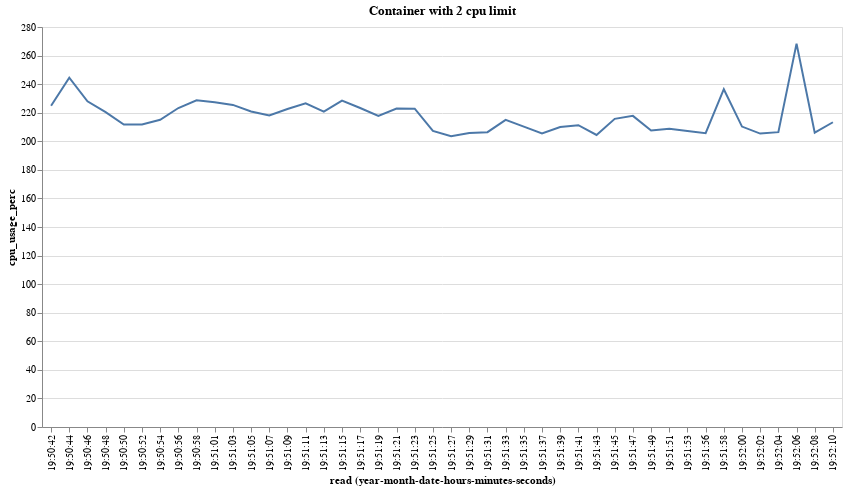

Source (notebook cell):
### Code cell
cmd = "docker run --name stress_app --cpus 2 --rm progrium/stress -c 8 -t 90s".split(" ")
run_stress = subprocess.Popen(cmd, stdout=subprocess.PIPE)

session = requests_unixsocket.Session()
data = []

while run_stress.poll() != 0:
    r = session.get('http+unix://%2Fvar%2Frun%2Fdocker.sock/containers/stress_app/stats?stream=false')
    if r.status_code == 200:
        try:
            data.append(r.json())
        except:
            pass

data = [_ for _ in data if _["read"] != "0001-01-01T00:00:00Z"]
generate_chart((data, 2))

### Figure 1 — Vega-Lite specification as saved in the notebook (floating-point values rounded to 4 significant figures)
{"$schema": "https://vega.github.io/schema/vega-lite/v4.17.0.json", "config": {"view": {"continuousHeight": 300, "continuousWidth": 400}}, "data": {"name": "data-e91d74dac7d44bdafd421c08d077b20d"}, "datasets": {"data-e91d74dac7d44bdafd421c08d077b20d": [{"cpu_delta": 2006705000, "cpu_stats.cpu_usage.total_usage": 2663731000, "cpu_stats.online_cpus": 4, "cpu_stats.system_cpu_usage": 4037651820000000, "cpu_usage_perc": 224.8, "precpu_stats.cpu_usage.total_usage": 657026000, "precpu_stats.system_cpu_usage": 4037648250000000, "read": "2022-11-08T19:50:42.586864301", "system_cpu_delta": 3570000000}, {"cpu_delta": 2163799000, "cpu_stats.cpu_usage.total_usage": 7009001000, "cpu_stats.online_cpus": 4, "cpu_stats.system_cpu_usage": 4037659010000000, "cpu_usage_perc": 244.5, "precpu_stats.cpu_usage.total_usage": 4845202000, "precpu_stats.system_cpu_usage": 4037655470000000, "read": "2022-11-08T19:50:44.695761806", "system_cpu_delta": 3540000000}, {"cpu_delta": 2046383000, "cpu_stats.cpu_usage.total_usage": 11123243000, "cpu_stats.online_cpus": 4, "cpu_stats.system_cpu_usage": 4037666690000000, "cpu_usage_perc": 228.0, "precpu_stats.cpu_usage.total_usage": 9076860000, "precpu_stats.system_cpu_usage": 4037663100000000, "read": "2022-11-08T19:50:46.774656296", "system_cpu_delta": 3590000000}, {"cpu_delta": 2027924000, "cpu_stats.cpu_usage.total_usage": 15173203000, "cpu_stats.online_cpus": 4, "cpu_stats.system_cpu_usage": 4037674140000000, "cpu_usage_perc": 220.4, "precpu_stats.cpu_usage.total_usage": 13145279000, "precpu_stats.system_cpu_usage": 4037670460000000, "read": "2022-11-08T19:50:48.787078989", "system_cpu_delta": 3680000000}, {"cpu_delta": 2006355000, "cpu_stats.cpu_usage.total_usage": 19217274000, "cpu_stats.online_cpus": 4, "cpu_stats.system_cpu_usage": 4037681780000000, "cpu_usage_perc": 211.8, "precpu_stats.cpu_usage.total_usage": 17210919000, "precpu_stats.system_cpu_usage": 4037677990000000, "read": "2022-11-08T19:50:50.815805171", "system_cpu_delta": 3790000000}, {"cpu_delta": 2001276000, "cpu_stats.cpu_usage.total_usage": 23217768000, "cpu_stats.online_cpus": 4, "cpu_stats.system_cpu_usage": 4037689380000000, "cpu_usage_perc": 211.8, "precpu_stats.cpu_usage.total_usage": 21216492000, "precpu_stats.system_cpu_usage": 4037685600000000, "read": "2022-11-08T19:50:52.831614515", "system_cpu_delta": 3780000000}, {"cpu_delta": 2054057000, "cpu_stats.cpu_usage.total_usage": 27288275000, "cpu_stats.online_cpus": 4, "cpu_stats.system_cpu_usage": 4037696950000000, "cpu_usage_perc": 215.1, "precpu_stats.cpu_usage.total_usage": 25234218000, "precpu_stats.system_cpu_usage": 4037693130000000, "read": "2022-11-08T19:50:54.872441218", "system_cpu_delta": 3820000000}, {"cpu_delta": 2076596000, "cpu_stats.cpu_usage.total_usage": 31416994000, "cpu_stats.online_cpus": 4, "cpu_stats.system_cpu_usage": 4037704340000000, "cpu_usage_perc": 223.3, "precpu_stats.cpu_usage.total_usage": 29340398000, "precpu_stats.system_cpu_usage": 4037700620000000, "read": "2022-11-08T19:50:56.912039629", "system_cpu_delta": 3720000000}, {"cpu_delta": 2040598000, "cpu_stats.cpu_usage.total_usage": 35571967000, "cpu_stats.online_cpus": 4, "cpu_stats.system_cpu_usage": 4037711710000000, "cpu_usage_perc": 228.6, "precpu_stats.cpu_usage.total_usage": 33531369000, "precpu_stats.system_cpu_usage": 4037708140000000, "read": "2022-11-08T19:50:58.985739380", "system_cpu_delta": 3570000000}, {"cpu_delta": 2051396000, "cpu_stats.cpu_usage.total_usage": 39617051000, "cpu_stats.online_cpus": 4, "cpu_stats.system_cpu_usage": 4037718850000000, "cpu_usage_perc": 227.3, "precpu_stats.cpu_usage.total_usage": 37565655000, "precpu_stats.system_cpu_usage": 4037715240000000, "read": "2022-11-08T19:51:01.011192100", "system_cpu_delta": 3610000000}, {"cpu_delta": 2001113000, "cpu_stats.cpu_usage.total_usage": 43618505000, "cpu_stats.online_cpus": 4, "cpu_stats.system_cpu_usage": 4037726010000000, "cpu_usage_perc": 225.5, "precpu_stats.cpu_usage.total_usage": 41617392000, "precpu_stats.system_cpu_usage": 4037722460000000, "read": "2022-11-08T19:51:03.028785713", "system_cpu_delta": 3550000000}, {"cpu_delta": 2081578000, "cpu_stats.cpu_usage.total_usage": 47699011000, "cpu_stats.online_cpus": 4, "cpu_stats.system_cpu_usage": 4037733480000000, "cpu_usage_perc": 220.9, "precpu_stats.cpu_usage.total_usage": 45617433000, "precpu_stats.system_cpu_usage": 4037729710000000, "read": "2022-11-08T19:51:05.070739963", "system_cpu_delta": 3770000000}, {"cpu_delta": 1989402000, "cpu_stats.cpu_usage.total_usage": 51729847000, "cpu_stats.online_cpus": 4, "cpu_stats.system_cpu_usage": 4037740890000000, "cpu_usage_perc": 218.0, "precpu_stats.cpu_usage.total_usage": 49740445000, "precpu_stats.system_cpu_usage": 4037737240000000, "read": "2022-11-08T19:51:07.089119496", "system_cpu_delta": 3650000000}, {"cpu_delta": 2048298000, "cpu_stats.cpu_usage.total_usage": 55864275000, "cpu_stats.online_cpus": 4, "cpu_stats.system_cpu_usage": 4037748260000000, "cpu_usage_perc": 222.6, "precpu_stats.cpu_usage.total_usage": 53815977000, "precpu_stats.system_cpu_usage": 4037744580000000, "read": "2022-11-08T19:51:09.160227567", "system_cpu_delta": 3680000000}, {"cpu_delta": 2033171000, "cpu_stats.cpu_usage.total_usage": 60021370000, "cpu_stats.online_cpus": 4, "cpu_stats.system_cpu_usage": 4037755580000000, "cpu_usage_perc": 226.5, "precpu_stats.cpu_usage.total_usage": 57988199000, "precpu_stats.system_cpu_usage": 4037751990000000, "read": "2022-11-08T19:51:11.202665692", "system_cpu_delta": 3590000000}, {"cpu_delta": 1997554000, "cpu_stats.cpu_usage.total_usage": 64017013000, "cpu_stats.online_cpus": 4, "cpu_stats.system_cpu_usage": 4037762700000000, "cpu_usage_perc": 220.7, "precpu_stats.cpu_usage.total_usage": 62019459000, "precpu_stats.system_cpu_usage": 4037759080000000, "read": "2022-11-08T19:51:13.205582970", "system_cpu_delta": 3620000000}, {"cpu_delta": 2039097000, "cpu_stats.cpu_usage.total_usage": 68058610000, "cpu_stats.online_cpus": 4, "cpu_stats.system_cpu_usage": 4037769830000000, "cpu_usage_perc": 228.5, "precpu_stats.cpu_usage.total_usage": 66019513000, "precpu_stats.system_cpu_usage": 4037766260000000, "read": "2022-11-08T19:51:15.234963573", "system_cpu_delta": 3570000000}, {"cpu_delta": 2059658000, "cpu_stats.cpu_usage.total_usage": 72160831000, "cpu_stats.online_cpus": 4, "cpu_stats.system_cpu_usage": 4037777150000000, "cpu_usage_perc": 223.3, "precpu_stats.cpu_usage.total_usage": 70101173000, "precpu_stats.system_cpu_usage": 4037773460000000, "read": "2022-11-08T19:51:17.265628883", "system_cpu_delta": 3690000000}, {"cpu_delta": 1943283000, "cpu_stats.cpu_usage.total_usage": 76124829000, "cpu_stats.online_cpus": 4, "cpu_stats.system_cpu_usage": 4037784320000000, "cpu_usage_perc": 217.7, "precpu_stats.cpu_usage.total_usage": 74181546000, "precpu_stats.system_cpu_usage": 4037780750000000, "read": "2022-11-08T19:51:19.278742363", "system_cpu_delta": 3570000000}, {"cpu_delta": 2167831000, "cpu_stats.cpu_usage.total_usage": 80385871000, "cpu_stats.online_cpus": 4, "cpu_stats.system_cpu_usage": 4037791790000000, "cpu_usage_perc": 222.9, "precpu_stats.cpu_usage.total_usage": 78218040000, "precpu_stats.system_cpu_usage": 4037787900000000, "read": "2022-11-08T19:51:21.383624935", "system_cpu_delta": 3890000000}, {"cpu_delta": 1999925000, "cpu_stats.cpu_usage.total_usage": 84418222000, "cpu_stats.online_cpus": 4, "cpu_stats.system_cpu_usage": 4037799040000000, "cpu_usage_perc": 222.8, "precpu_stats.cpu_usage.total_usage": 82418297000, "precpu_stats.system_cpu_usage": 4037795450000000, "read": "2022-11-08T19:51:23.407937210", "system_cpu_delta": 3590000000}, {"cpu_delta": 1943219000, "cpu_stats.cpu_usage.total_usage": 88569600000, "cpu_stats.online_cpus": 4, "cpu_stats.system_cpu_usage": 4037806430000000, "cpu_usage_perc": 207.3, "precpu_stats.cpu_usage.total_usage": 86626381000, "precpu_stats.system_cpu_usage": 4037802680000000, "read": "2022-11-08T19:51:25.469328331", "system_cpu_delta": 3750000000}, {"cpu_delta": 2015284000, "cpu_stats.cpu_usage.total_usage": 92617956000, "cpu_stats.online_cpus": 4, "cpu_stats.system_cpu_usage": 4037814350000000, "cpu_usage_perc": 203.6, "precpu_stats.cpu_usage.total_usage": 90602672000, "precpu_stats.system_cpu_usage": 4037810390000000, "read": "2022-11-08T19:51:27.494240797", "system_cpu_delta": 3960000000}, {"cpu_delta": 2001583000, "cpu_stats.cpu_usage.total_usage": 96619321000, "cpu_stats.online_cpus": 4, "cpu_stats.system_cpu_usage": 4037822080000000, "cpu_usage_perc": 205.8, "precpu_stats.cpu_usage.total_usage": 94617738000, "precpu_stats.system_cpu_usage": 4037818190000000, "read": "2022-11-08T19:51:29.510310343", "system_cpu_delta": 3890000000}, {"cpu_delta": 2043002000, "cpu_stats.cpu_usage.total_usage": 100659982000, "cpu_stats.online_cpus": 4, "cpu_stats.system_cpu_usage": 4037829960000000, "cpu_usage_perc": 206.4, "precpu_stats.cpu_usage.total_usage": 98616980000, "precpu_stats.system_cpu_usage": 4037826000000000, "read": "2022-11-08T19:51:31.546783624", "system_cpu_delta": 3960000000}, {"cpu_delta": 2085877000, "cpu_stats.cpu_usage.total_usage": 104959075000, "cpu_stats.online_cpus": 4, "cpu_stats.system_cpu_usage": 4037838060000000, "cpu_usage_perc": 215.0, "precpu_stats.cpu_usage.total_usage": 102873198000, "precpu_stats.system_cpu_usage": 4037834180000000, "read": "2022-11-08T19:51:33.670499069", "system_cpu_delta": 3880000000}, {"cpu_delta": 2002842000, "cpu_stats.cpu_usage.total_usage": 109019081000, "cpu_stats.online_cpus": 4, "cpu_stats.system_cpu_usage": 4037845760000000, "cpu_usage_perc": 210.3, "precpu_stats.cpu_usage.total_usage": 107016239000, "precpu_stats.system_cpu_usage": 4037841950000000, "read": "2022-11-08T19:51:35.709053700", "system_cpu_delta": 3810000000}, {"cpu_delta": 2019474000, "cpu_stats.cpu_usage.total_usage": 113048895000, "cpu_stats.online_cpus": 4, "cpu_stats.system_cpu_usage": 4037853550000000, "cpu_usage_perc": 205.5, "precpu_stats.cpu_usage.total_usage": 111029421000, "precpu_stats.system_cpu_usage": 4037849620000000, "read": "2022-11-08T19:51:37.736078874", "system_cpu_delta": 3930000000}, {"cpu_delta": 2047852000, "cpu_stats.cpu_usage.total_usage": 117141169000, "cpu_stats.online_cpus": 4, "cpu_stats.system_cpu_usage": 4037861400000000, "cpu_usage_perc": 210.0, "precpu_stats.cpu_usage.total_usage": 115093317000, "precpu_stats.system_cpu_usage": 4037857500000000, "read": "2022-11-08T19:51:39.760984976", "system_cpu_delta": 3900000000}, {"cpu_delta": 2033197000, "cpu_stats.cpu_usage.total_usage": 121210720000, "cpu_stats.online_cpus": 4, "cpu_stats.system_cpu_usage": 4037869110000000, "cpu_usage_perc": 211.2, "precpu_stats.cpu_usage.total_usage": 119177523000, "precpu_stats.system_cpu_usage": 4037865260000000, "read": "2022-11-08T19:51:41.777571685", "system_cpu_delta": 3850000000}, {"cpu_delta": 1993222000, "cpu_stats.cpu_usage.total_usage": 125211364000, "cpu_stats.online_cpus": 4, "cpu_stats.system_cpu_usage": 4037876860000000, "cpu_usage_perc": 204.4, "precpu_stats.cpu_usage.total_usage": 123218142000, "precpu_stats.system_cpu_usage": 4037872960000000, "read": "2022-11-08T19:51:43.784659728", "system_cpu_delta": 3900000000}, {"cpu_delta": 2113873000, "cpu_stats.cpu_usage.total_usage": 129413884000, "cpu_stats.online_cpus": 4, "cpu_stats.system_cpu_usage": 4037884740000000, "cpu_usage_perc": 215.7, "precpu_stats.cpu_usage.total_usage": 127300011000, "precpu_stats.system_cpu_usage": 4037880820000000, "read": "2022-11-08T19:51:45.855841421", "system_cpu_delta": 3920000000}, {"cpu_delta": 2030801000, "cpu_stats.cpu_usage.total_usage": 133495463000, "cpu_stats.online_cpus": 4, "cpu_stats.system_cpu_usage": 4037892520000000, "cpu_usage_perc": 217.8, "precpu_stats.cpu_usage.total_usage": 131464662000, "precpu_stats.system_cpu_usage": 4037888790000000, "read": "2022-11-08T19:51:47.927628302", "system_cpu_delta": 3730000000}, {"cpu_delta": 2019023000, "cpu_stats.cpu_usage.total_usage": 137564322000, "cpu_stats.online_cpus": 4, "cpu_stats.system_cpu_usage": 4037900280000000, "cpu_usage_perc": 207.6, "precpu_stats.cpu_usage.total_usage": 135545299000, "precpu_stats.system_cpu_usage": 4037896390000000, "read": "2022-11-08T19:51:49.948064615", "system_cpu_delta": 3890000000}, {"cpu_delta": 2015018000, "cpu_stats.cpu_usage.total_usage": 141618894000, "cpu_stats.online_cpus": 4, "cpu_stats.system_cpu_usage": 4037907830000000, "cpu_usage_perc": 208.8, "precpu_stats.cpu_usage.total_usage": 139603876000, "precpu_stats.system_cpu_usage": 4037903970000000, "read": "2022-11-08T19:51:51.963156108", "system_cpu_delta": 3860000000}, {"cpu_delta": 1999829000, "cpu_stats.cpu_usage.total_usage": 145618812000, "cpu_stats.online_cpus": 4, "cpu_stats.system_cpu_usage": 4037915520000000, "cpu_usage_perc": 207.2, "precpu_stats.cpu_usage.total_usage": 143618983000, "precpu_stats.system_cpu_usage": 4037911660000000, "read": "2022-11-08T19:51:53.983724861", "system_cpu_delta": 3860000000}, {"cpu_delta": 2000500000, "cpu_stats.cpu_usage.total_usage": 149618846000, "cpu_stats.online_cpus": 4, "cpu_stats.system_cpu_usage": 4037923110000000, "cpu_usage_perc": 205.7, "precpu_stats.cpu_usage.total_usage": 147618346000, "precpu_stats.system_cpu_usage": 4037919220000000, "read": "2022-11-08T19:51:56.007133644", "system_cpu_delta": 3890000000}, {"cpu_delta": 2199097000, "cpu_stats.cpu_usage.total_usage": 154217375000, "cpu_stats.online_cpus": 4, "cpu_stats.system_cpu_usage": 4037930900000000, "cpu_usage_perc": 236.5, "precpu_stats.cpu_usage.total_usage": 152018278000, "precpu_stats.system_cpu_usage": 4037927180000000, "read": "2022-11-08T19:51:58.274736181", "system_cpu_delta": 3720000000}, {"cpu_delta": 1961086000, "cpu_stats.cpu_usage.total_usage": 158358053000, "cpu_stats.online_cpus": 4, "cpu_stats.system_cpu_usage": 4037938260000000, "cpu_usage_perc": 210.3, "precpu_stats.cpu_usage.total_usage": 156396967000, "precpu_stats.system_cpu_usage": 4037934530000000, "read": "2022-11-08T19:52:00.359873658", "system_cpu_delta": 3730000000}, {"cpu_delta": 2002480000, "cpu_stats.cpu_usage.total_usage": 162361738000, "cpu_stats.online_cpus": 4, "cpu_stats.system_cpu_usage": 4037946080000000, "cpu_usage_perc": 205.4, "precpu_stats.cpu_usage.total_usage": 160359258000, "precpu_stats.system_cpu_usage": 4037942180000000, "read": "2022-11-08T19:52:02.386589563", "system_cpu_delta": 3900000000}, {"cpu_delta": 2006996000, "cpu_stats.cpu_usage.total_usage": 166392928000, "cpu_stats.online_cpus": 4, "cpu_stats.system_cpu_usage": 4037954000000000, "cpu_usage_perc": 206.4, "precpu_stats.cpu_usage.total_usage": 164385932000, "precpu_stats.system_cpu_usage": 4037950110000000, "read": "2022-11-08T19:52:04.420604961", "system_cpu_delta": 3890000000}, {"cpu_delta": 2193772000, "cpu_stats.cpu_usage.total_usage": 170665602000, "cpu_stats.online_cpus": 4, "cpu_stats.system_cpu_usage": 4037961210000000, "cpu_usage_perc": 268.4, "precpu_stats.cpu_usage.total_usage": 168471830000, "precpu_stats.system_cpu_usage": 4037957940000000, "read": "2022-11-08T19:52:06.445894055", "system_cpu_delta": 3270000000}, {"cpu_delta": 1998358000, "cpu_stats.cpu_usage.total_usage": 174559884000, "cpu_stats.online_cpus": 4, "cpu_stats.system_cpu_usage": 4037968970000000, "cpu_usage_perc": 206.0, "precpu_stats.cpu_usage.total_usage": 172561526000, "precpu_stats.system_cpu_usage": 4037965090000000, "read": "2022-11-08T19:52:08.500142745", "system_cpu_delta": 3880000000}, {"cpu_delta": 2133267000, "cpu_stats.cpu_usage.total_usage": 178765060000, "cpu_stats.online_cpus": 4, "cpu_stats.system_cpu_usage": 4037976810000000, "cpu_usage_perc": 213.3, "precpu_stats.cpu_usage.total_usage": 176631793000, "precpu_stats.system_cpu_usage": 4037972810000000, "read": "2022-11-08T19:52:10.600498004", "system_cpu_delta": 4000000000}]}, "encoding": {"x": {"axis": {"format": "%H:%M:%S", "labelAngle": -90}, "field": "read", "timeUnit": "yearmonthdatehoursminutesseconds", "type": "ordinal"}, "y": {"field": "cpu_usage_perc", "type": "quantitative"}}, "height": 400, "mark": "line", "title": "Container with 2 cpu limit", "width": 800}
